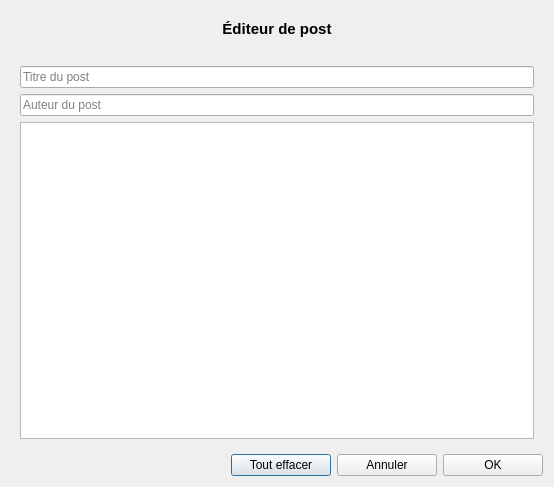
<?xml version="1.0" encoding="UTF-8"?>
<ui version="4.0">
 <class>Dialog</class>
 <widget class="QDialog" name="Dialog">
  <property name="geometry">
   <rect>
    <x>0</x>
    <y>0</y>
    <width>554</width>
    <height>487</height>
   </rect>
  </property>
  <property name="windowTitle">
   <string>Dialog</string>
  </property>
  <layout class="QVBoxLayout" name="verticalLayout_3">
   <item>
    <layout class="QVBoxLayout" name="verticalLayout_2">
     <item>
      <widget class="QWidget" name="widget" native="true">
       <layout class="QVBoxLayout" name="verticalLayout">
        <item>
         <widget class="QLabel" name="headerLabel">
          <property name="minimumSize">
           <size>
            <width>0</width>
            <height>40</height>
           </size>
          </property>
          <property name="text">
           <string>&lt;html&gt;&lt;head/&gt;&lt;body&gt;&lt;p align=&quot;center&quot;&gt;&lt;span style=&quot; font-size:11pt; font-weight:600;&quot;&gt;Éditeur de post&lt;/span&gt;&lt;/p&gt;&lt;/body&gt;&lt;/html&gt;</string>
          </property>
          <property name="alignment">
           <set>Qt::AlignLeading|Qt::AlignLeft|Qt::AlignTop</set>
          </property>
         </widget>
        </item>
        <item>
         <widget class="QLineEdit" name="titleEdit">
          <property name="placeholderText">
           <string>Titre du post</string>
          </property>
         </widget>
        </item>
        <item>
         <widget class="QLineEdit" name="authorEdit">
          <property name="placeholderText">
           <string>Auteur du post</string>
          </property>
         </widget>
        </item>
        <item>
         <widget class="QTextEdit" name="lifeEdit"/>
        </item>
       </layout>
      </widget>
     </item>
     <item>
      <layout class="QHBoxLayout" name="horizontalLayout">
       <item>
        <spacer name="horizontalSpacer">
         <property name="orientation">
          <enum>Qt::Horizontal</enum>
         </property>
         <property name="sizeHint" stdset="0">
          <size>
           <width>40</width>
           <height>20</height>
          </size>
         </property>
        </spacer>
       </item>
       <item>
        <widget class="QPushButton" name="clearButton">
         <property name="minimumSize">
          <size>
           <width>100</width>
           <height>0</height>
          </size>
         </property>
         <property name="text">
          <string>Tout effacer</string>
         </property>
        </widget>
       </item>
       <item>
        <widget class="QPushButton" name="cancelButton">
         <property name="minimumSize">
          <size>
           <width>100</width>
           <height>0</height>
          </size>
         </property>
         <property name="text">
          <string>Annuler</string>
         </property>
        </widget>
       </item>
       <item>
        <widget class="QPushButton" name="addButton">
         <property name="minimumSize">
          <size>
           <width>100</width>
           <height>0</height>
          </size>
         </property>
         <property name="text">
          <string>OK</string>
         </property>
        </widget>
       </item>
      </layout>
     </item>
    </layout>
   </item>
  </layout>
 </widget>
 <resources/>
 <connections/>
</ui>
